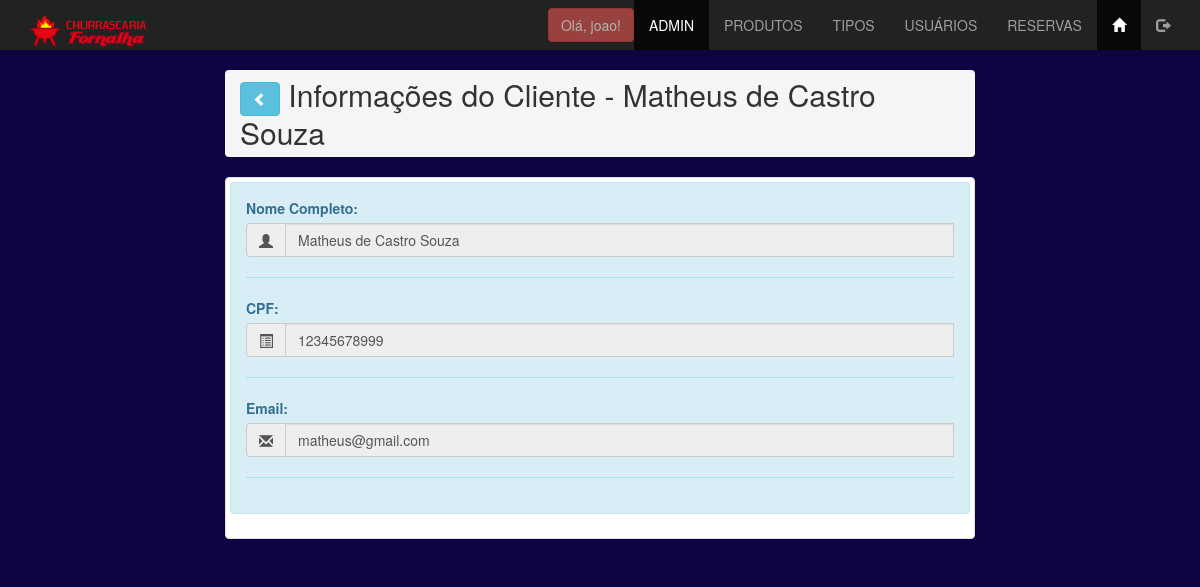
Screenshot of /admin/reservas_info.php?id_clientes=23 (signed in) with the database file from the repository.
### tables this page shows
CREATE TABLE `tbclientes` (
  `id_cliente` int(11) NOT NULL AUTO_INCREMENT,
  `nome` varchar(100) NOT NULL,
  `cpf` varchar(14) NOT NULL,
  `email` varchar(100) NOT NULL,
  PRIMARY KEY (`id_cliente`)
);

### admin/reservas_info.php (the view, shortened to what this page needs)
<?php
include '../conn/connect.php';
if($_GET){
    $id = $_GET['id_clientes'];
}else{
    $id_form = 0;
}
$lista = $conn->query("select * from tbclientes where id_cliente = $id");
$row = $lista->fetch_assoc();
?>
<!DOCTYPE html>
<html lang="pt-BR">
<head>
    <link rel="stylesheet" href="../css/bootstrap.min.css">
    <link rel="stylesheet" href="../css/estilo.css">
</head>
<body class="fundoadm">
    <?php include 'menu_adm.php';?>
    <main class="container">
        <div class="row">
            <div class="col-xs-12 col-sm-offset-2 col-sm-6 col-md-8">
                <h2 class="breadcrumb">
                    <a href="reservas_lista.php">
                        <button class="btn btn-info">
                            <span class="glyphicon glyphicon-chevron-left"></span>
                        </button>
                    </a>
                    Informações do Cliente - <?php echo $row['nome'];?>
                </h2>
                <div class="thumbnail">
                    <div class="alert alert-info" role="alert">
                        <label>Nome Completo:</label>
                        <div class="input-group">
                            <span class="input-group-addon">
                                <span class="glyphicon glyphicon-user" aria-hidden="true"></span>
                            </span>
                                <fieldset disabled>
                                <input type="" name="nome" id="nome" class="form-control disabled" value="<?php echo $row['nome']?>">
                        </div>
                        <hr>
                        <label for="cpf">CPF:</label>
                            <div class="input-group">
                                <span class="input-group-addon">
                                    <span class="glyphicon glyphicon-list-alt" aria-hidden="true"></span>
                                </span>
                                <fieldset disabled>
                                <input type="" name="cpf" id="cpf" class="form-control disabled" value="<?php echo $row['cpf']?>">
                            </div>
                            <hr>
                            <label for="email">Email:</label>
                            <div class="input-group">
                                <span class="input-group-addon">
                                    <span class="glyphicon glyphicon-envelope" aria-hidden="true"></span>
                                </span>
                                <fieldset disabled>
                                <input type="" name="email" id="email" class="form-control disabled" value="<?php echo $row['email']?>">
                            </div>
                            <hr>
                    </div>
                </div>
            </div>
        </div>
    </main>
</body>
</html>

### css/estilo.css (style rules this page uses)
.fundoadm { background-color: rgb(16, 3, 65); }

### rows the page displays
tbclientes: nome "Matheus de Castro Souza", cpf "12345678999", email "matheus@gmail.com"

### other values shown
$_SESSION['login_usuario'] "joao"
